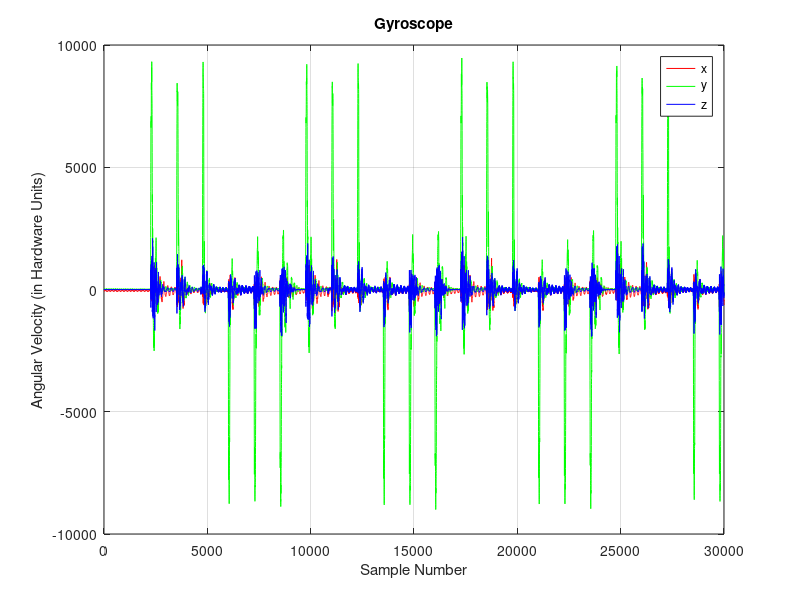
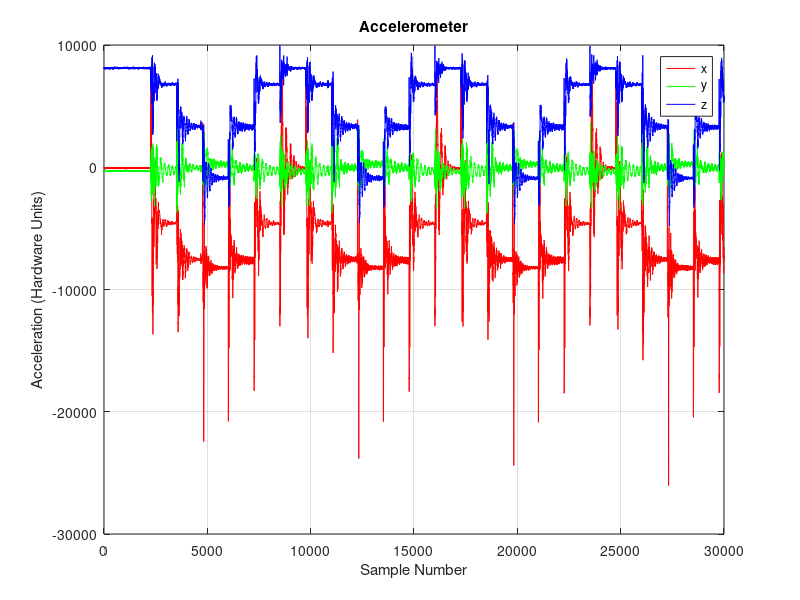
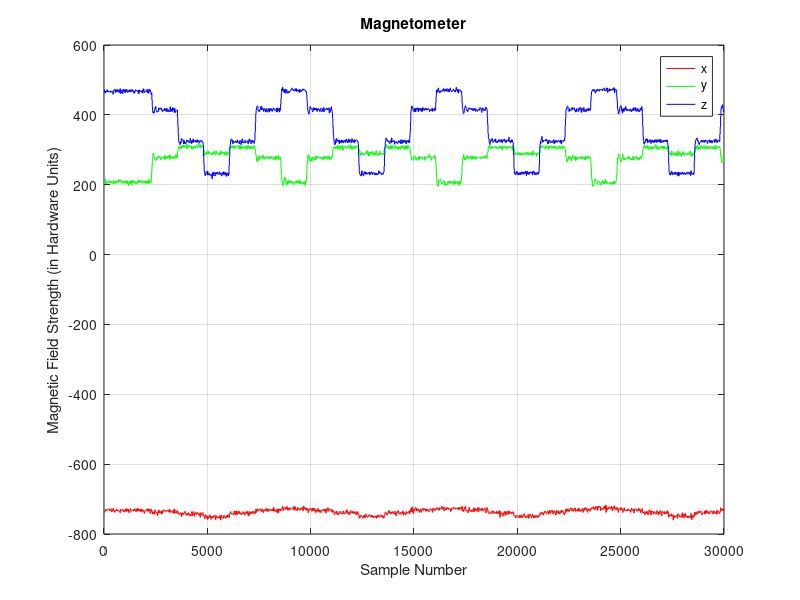
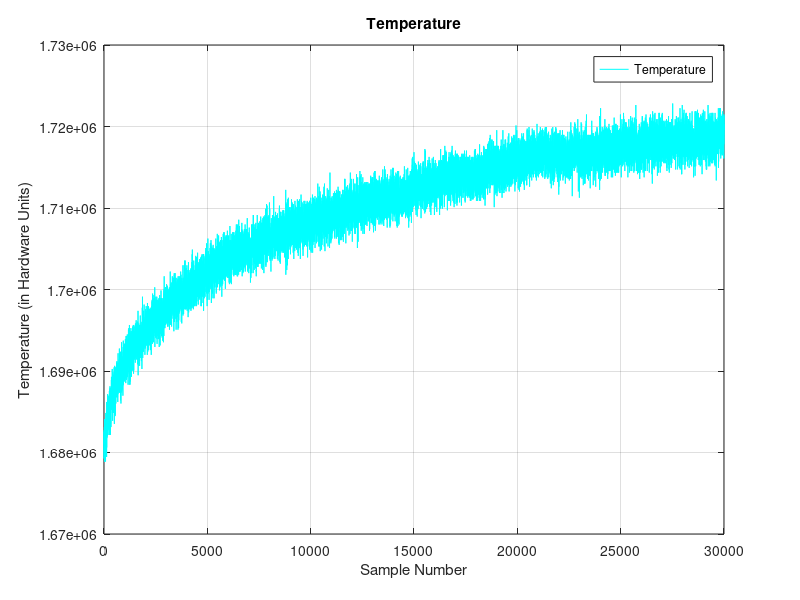

The MATLAB source for these figures, in order:
# Parameters
outfile = "data_raw.pdf";

# Read in data
data = load ('data.txt');
gyr = data(:,1:3);
acc = data(:,4:6);
mag = data(:,7:9);
tem = data(:,10);
pwm = data(:,11:16);
uwb = data(:,17);

# Plot Gyr
plot(gyr(:,1), "r");
hold on;
plot(gyr(:,2), "g");
hold on;
plot(gyr(:,3), "b");
hold on;

# Set up Plot
grid on;
title('Gyroscope');
xlabel('Sample Number');
ylabel('Angular Velocity (in Hardware Units)');
legend('x', 'y', 'z');

# Print
print(outfile);
hold off;

# Plot Acc
plot(acc(:,1), "r");
hold on;
plot(acc(:,2), "g");
hold on;
plot(acc(:,3), "b");
hold on;

# Set up Plot
grid on;
title('Accelerometer');
xlabel('Sample Number');
ylabel('Acceleration (Hardware Units)');
legend('x', 'y', 'z');

# Print
print("-append", outfile);
hold off;

# Plot Mag
plot(mag(:,1), "r");
hold on;
plot(mag(:,2), "g");
hold on;
plot(mag(:,3), "b");
hold on;

# Set up Plot
grid on;
title('Magnetometer');
xlabel('Sample Number');
ylabel('Magnetic Field Strength (in Hardware Units)');
legend('x', 'y', 'z');

# Print
print("-append", outfile);
hold off;

# Plot Temp
plot(tem, "c");
hold on;

# Set up Plot
grid on;
title('Temperature');
xlabel('Sample Number');
ylabel('Temperature (in Hardware Units)');
legend('Temperature');

# Print
print("-append", outfile);
hold off;

# Plot UWB Distance
plot(uwb, "x");
hold on;

# Set up Plot
grid on;
title('Distance to UWB Receiver');
xlabel('Sample Number');
ylabel('Distance (cm)');
legend('x');
ylim([0 80]);

# Print
print("-append", outfile);
hold off;